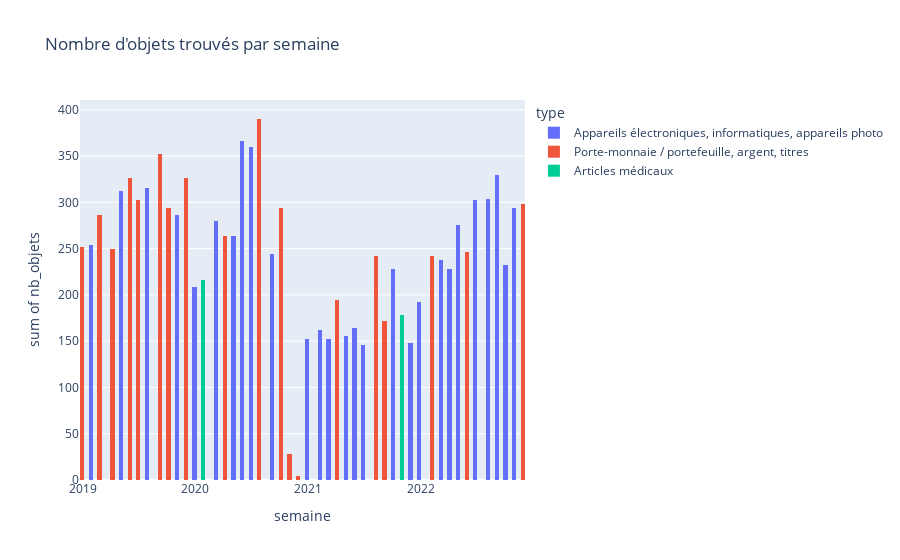

The cell this chart's notebook holds for it:
### Markdown cell above
#### Requeter pour avoir une base de données complète

### Code cell
import sqlite3
import pandas as pd
import plotly.express as px 

# Se connecter à la base de données
connexion = sqlite3.connect("base.db")

# Définir les types d'objets à inclure
objets_inclus = ['Porte-monnaie / portefeuille, argent, titres', 'Appareils électroniques, informatiques, appareils photo', 'Articles médicaux']

# Récupérer les données entre 2019 et 2022
sql = "SELECT strftime('%Y-%W', date) AS semaine, type, COUNT(*) AS nb_objets FROM Objets_trouves WHERE type IN ({}) AND date BETWEEN '2019-01-01' AND '2022-12-31' GROUP BY semaine"
placeholders = ','.join(['?']*len(objets_inclus))
sql = sql.format(placeholders)
df = pd.read_sql_query(sql, connexion, params=objets_inclus)

# Calculer la somme du nombre d'objets trouvés par semaine
df_grouped = df.groupby(['semaine','type']).sum().reset_index()

# Afficher l'histogramme plotly
fig = px.histogram(df_grouped, x="semaine", y="nb_objets", barmode="stack", color='type', title="Nombre d'objets trouvés par semaine",nbins=200)
fig.show()

### Figure 1 — Plotly figure (JSON) as saved in the notebook; plotly's stock layout.template omitted (floating-point values rounded to 4 significant figures)
{"data": [{"alignmentgroup": "True", "bingroup": "x", "histfunc": "sum", "hovertemplate": "type=Appareils électroniques, informatiques, appareils photo<br>semaine=%{x}<br>sum of nb_objets=%{y}<extra></extra>", "legendgroup": "Appareils électroniques, informatiques, appareils photo", "marker": {"color": "#636efa", "pattern": {"shape": ""}}, "name": "Appareils électroniques, informatiques, appareils photo", "nbinsx": 200, "offsetgroup": "Appareils électroniques, informatiques, appareils photo", "orientation": "v", "showlegend": true, "type": "histogram", "x": ["2019-00", "2019-02", "2019-05", "2019-08", "2019-11", "2019-14", "2019-15", "2019-16", "2019-21", "2019-22", "2019-24", "2019-25", "2019-28", "2019-29", "2019-31", "2019-32", "2019-33", "2019-34", "2019-37", "2019-38", "2019-40", "2019-41", "2019-43", "2019-45", "2019-47", "2019-48", "2019-51", "2020-01", "2020-03", "2020-05", "2020-06", "2020-07", "2020-09", "2020-18", "2020-25", "2020-27", "2020-28", "2020-29", "2020-30", "2020-33", "2020-34", "2020-39", "2020-41", "2020-47", "2020-50", "2020-51", "2021-01", "2021-02", "2021-03", "2021-05", "2021-06", "2021-07", "2021-10", "2021-12", "2021-14", "2021-15", "2021-16", "2021-17", "2021-18", "2021-19", "2021-20", "2021-21", "2021-22", "2021-23", "2021-24", "2021-26", "2021-28", "2021-30", "2021-31", "2021-33", "2021-34", "2021-35", "2021-37", "2021-38", "2021-42", "2021-45", "2021-46", "2021-48", "2021-49", "2021-50", "2021-51", "2021-52", "2022-00", "2022-01", "2022-03", "2022-04", "2022-05", "2022-07", "2022-08", "2022-09", "2022-10", "2022-11", "2022-14", "2022-15", "2022-16", "2022-19", "2022-20", "2022-21", "2022-23", "2022-26", "2022-29", "2022-30", "2022-31", "2022-36", "2022-37", "2022-38", "2022-39", "2022-40", "2022-45", "2022-49", "2022-50", "2022-51"], "xaxis": "x", "y": [238, 254, 312, 316, 286, 296, 322, 300, 302, 372, 324, 404, 356, 306, 322, 286, 338, 320, 398, 262, 366, 278, 326, 310, 298, 208, 134, 208, 280, 264, 366, 360, 244, 2, 208, 248, 208, 178, 260, 224, 242, 200, 228, 88, 166, 142, 152, 162, 152, 156, 164, 146, 228, 148, 168, 120, 136, 106, 156, 150, 228, 160, 234, 250, 242, 240, 222, 216, 256, 218, 242, 244, 264, 224, 256, 264, 268, 282, 286, 302, 200, 212, 26, 192, 238, 228, 276, 302, 304, 330, 232, 294, 322, 316, 272, 294, 298, 272, 356, 354, 332, 316, 326, 268, 294, 354, 358, 330, 296, 272, 294, 286], "yaxis": "y"}, {"alignmentgroup": "True", "bingroup": "x", "histfunc": "sum", "hovertemplate": "type=Porte-monnaie / portefeuille, argent, titres<br>semaine=%{x}<br>sum of nb_objets=%{y}<extra></extra>", "legendgroup": "Porte-monnaie / portefeuille, argent, titres", "marker": {"color": "#EF553B", "pattern": {"shape": ""}}, "name": "Porte-monnaie / portefeuille, argent, titres", "nbinsx": 200, "offsetgroup": "Porte-monnaie / portefeuille, argent, titres", "orientation": "v", "showlegend": true, "type": "histogram", "x": ["2019-01", "2019-03", "2019-04", "2019-06", "2019-07", "2019-09", "2019-10", "2019-12", "2019-13", "2019-17", "2019-18", "2019-19", "2019-20", "2019-23", "2019-26", "2019-27", "2019-30", "2019-35", "2019-36", "2019-39", "2019-42", "2019-44", "2019-49", "2019-50", "2019-52", "2020-00", "2020-04", "2020-08", "2020-10", "2020-11", "2020-12", "2020-13", "2020-14", "2020-16", "2020-17", "2020-19", "2020-20", "2020-21", "2020-22", "2020-23", "2020-26", "2020-31", "2020-32", "2020-35", "2020-36", "2020-37", "2020-38", "2020-40", "2020-42", "2020-43", "2020-44", "2020-45", "2020-46", "2020-48", "2020-49", "2020-52", "2021-04", "2021-08", "2021-09", "2021-13", "2021-25", "2021-27", "2021-29", "2021-32", "2021-36", "2021-39", "2021-41", "2021-43", "2021-44", "2021-47", "2022-02", "2022-06", "2022-12", "2022-17", "2022-18", "2022-22", "2022-24", "2022-25", "2022-27", "2022-32", "2022-33", "2022-34", "2022-35", "2022-41", "2022-42", "2022-43", "2022-44", "2022-47", "2022-48", "2022-52"], "xaxis": "x", "y": [252, 286, 250, 326, 302, 352, 294, 326, 308, 324, 316, 294, 316, 296, 428, 320, 250, 314, 312, 276, 290, 324, 152, 220, 122, 156, 264, 390, 294, 28, 4, 4, 4, 2, 2, 42, 62, 146, 130, 120, 198, 220, 190, 198, 208, 250, 212, 170, 234, 186, 156, 64, 90, 98, 140, 104, 194, 242, 172, 178, 262, 218, 234, 218, 218, 324, 314, 190, 300, 206, 242, 246, 298, 342, 266, 388, 392, 316, 310, 382, 290, 330, 336, 296, 392, 344, 238, 278, 322, 174], "yaxis": "y"}, {"alignmentgroup": "True", "bingroup": "x", "histfunc": "sum", "hovertemplate": "type=Articles médicaux<br>semaine=%{x}<br>sum of nb_objets=%{y}<extra></extra>", "legendgroup": "Articles médicaux", "marker": {"color": "#00cc96", "pattern": {"shape": ""}}, "name": "Articles médicaux", "nbinsx": 200, "offsetgroup": "Articles médicaux", "orientation": "v", "showlegend": true, "type": "histogram", "x": ["2019-46", "2020-02", "2020-24", "2021-00", "2021-11", "2021-40", "2022-13", "2022-28", "2022-46"], "xaxis": "x", "y": [368, 216, 146, 22, 178, 248, 296, 264, 338], "yaxis": "y"}], "layout": {"barmode": "stack", "legend": {"title": {"text": "type"}, "tracegroupgap": 0}, "title": {"text": "Nombre d'objets trouvés par semaine"}, "xaxis": {"anchor": "y", "domain": [0, 1], "title": {"text": "semaine"}}, "yaxis": {"anchor": "x", "domain": [0, 1], "title": {"text": "sum of nb_objets"}}}}
